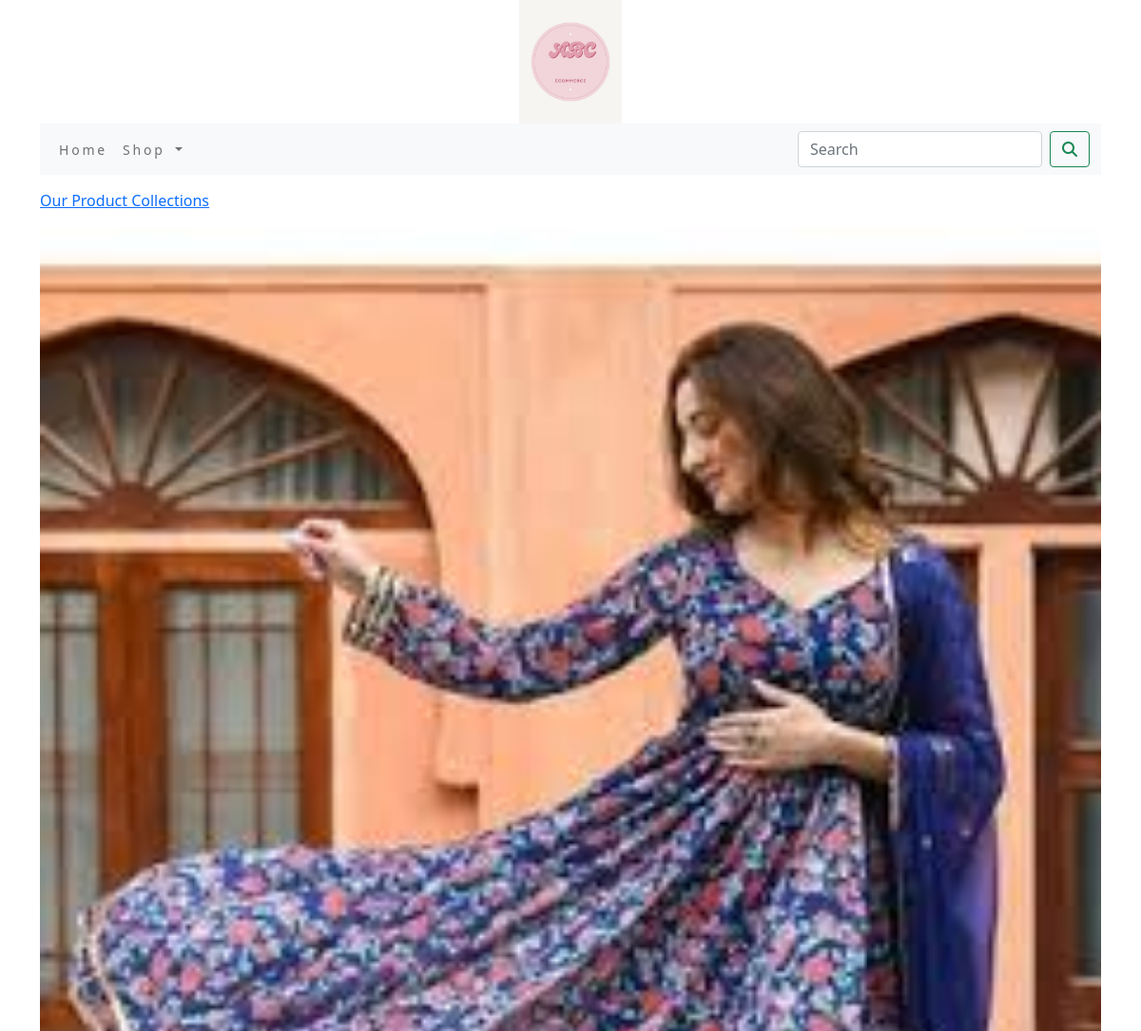
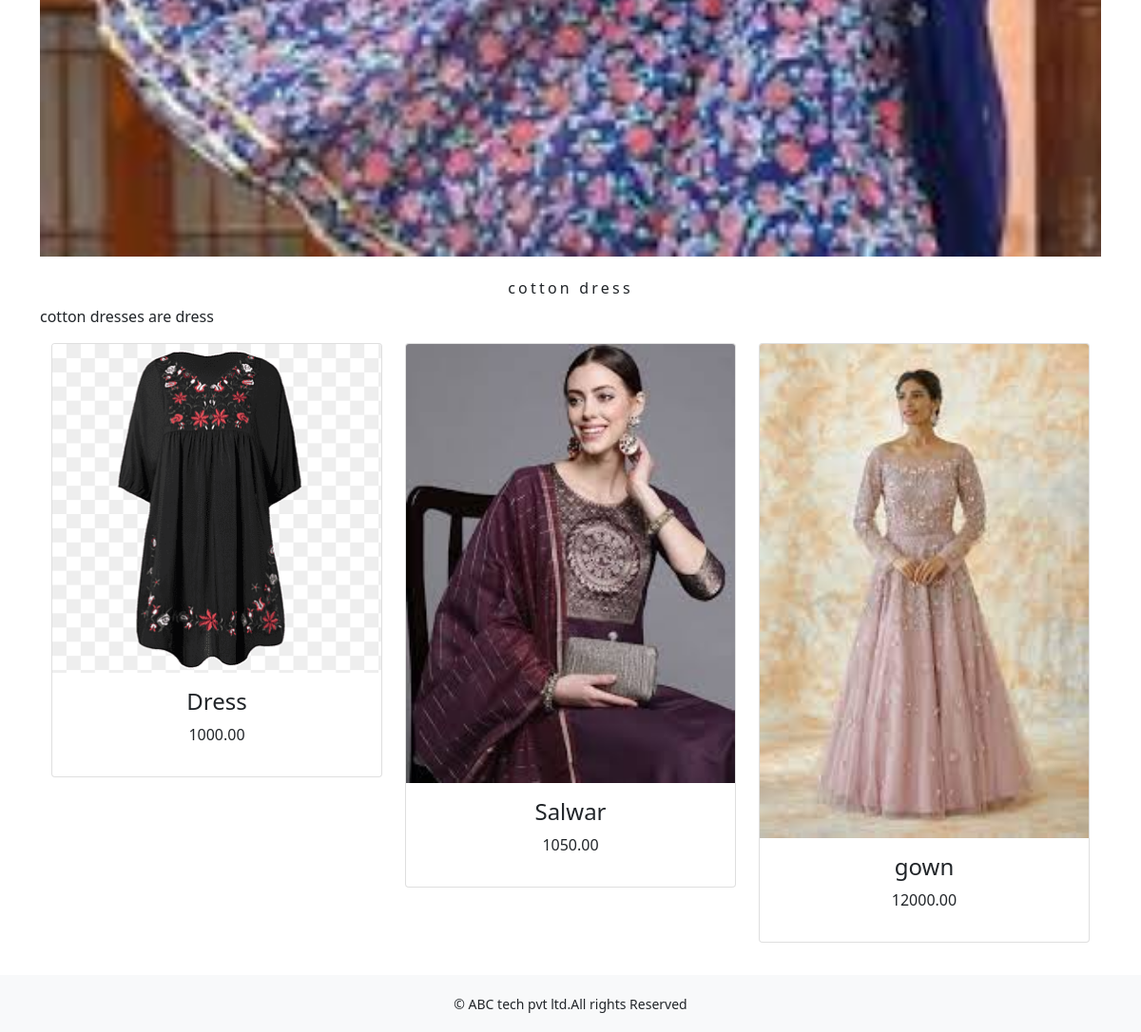
The app's page /shop/cotton-dress/ with its own data (2 pictures, top to bottom).
### shop/models.py (models this page shows, shortened)
class Category(models.Model):
    name=models.CharField(max_length=250,unique=True)
    slug=models.SlugField(max_length=250,unique=True)
    description=models.TextField(blank=True)
    image=models.ImageField(upload_to='category',blank=True)
    class Meta:
        ordering=('name',)
        verbose_name='category'
        verbose_name_plural='categories'
    def get_url(self):
        return reverse('shop:products_by_category',args=[self.slug])

class Product(models.Model):
    name=models.CharField(max_length=250,unique=True)
    slug=models.SlugField(max_length=250,unique=True)
    description=models.TextField(blank=True)
    price=models.DecimalField(max_digits=10,decimal_places=2)
    category=models.ForeignKey(Category,on_delete=models.CASCADE)
    image = models.ImageField(upload_to='product', blank=True)
    stock=models.IntegerField()
    available=models.BooleanField(default=True)
    created=models.DateTimeField(auto_now_add=True)
    updated=models.DateTimeField(auto_now=True)
    def get_url(self):
        return reverse('shop:prodCatdetail',args=[self.category.slug,self.slug])
    class Meta:
        ordering=('name',)
        verbose_name='product'
        verbose_name_plural='products'

### shop/views.py (the view)
# urls.py: path('',views.allProdCat,name='allProdCat'),
def allProdCat(request,c_slug=None):
    c_page=None
    products_list=None
    if c_slug!=None:
        c_page=get_object_or_404(Category,slug=c_slug)
        products_list=Product.objects.all().filter(category=c_page,available=True)
    else:
        products_list=Product.objects.all().filter(available=True)
    paginator=Paginator(products_list,6)
    try:
        page=int(request.GET.get('page','1'))
    except:
        page=1
    try:
        products=paginator.page(page)
    except( EmptyPage,InvalidPage):
        products=paginator.page(paginator.num_pages)
    return render(request,"category.html",{'category':c_page,'products':products})

### cart/context_processors.py (called while the page is built)
def counter(request):
    item_count=0
    if 'admin' in request.path:
        return {}
    else:
        try:
            cart=Cart.objects.filter(cart_id=_cart_id(request))
            car_items=CartItem.objects.all().filter(cart=cart[:1])
            for cart_items in car_items:
                item_count += cart_items.quantity
        except Cart.DoesNotExist:
            item_count =0
    return dict(item_count=item_count)

### cart/views.py (called while the page is built)
def _cart_id(request):
    cart=request.session.session_key
    if not cart:
        cart=request.session.create()
    return cart

### shop/context_processors.py (called while the page is built)
def menu_links(request):
    links=Category.objects.all()
    return dict(links=links)

### templates/category.html (shortened to what this page needs)
{% extends 'base.html' %}
{% load static %}
{% block content %}
{% if category %}
    <div>
        <div class="row my_row_class">
            <div class="mx-auto">
            <p><a href="{% url 'shop:allProdCat' %}">Our Product Collections</a></p>
        </div>
            </div>
    </div>
{% endif %}
<div class="mx_auto">
    {% if category %}
        <img class="my_image" src="{{category.image.url}}" alt="{{category.name}}">
</div>
<br>
<div>
        <h1 class="text-center my_title">{{category.name}}</h1>
        <p class="text-justify">{{category.description}}</p>
</div>
    {% endif %}
<div class="container">
    <div class="row mx_auto">
        {% for product in products.object_list %}
        <div class="my_bottom_margin col-9 col-sm-12 col-md-4  col-lg-4">
            <div class="card text-center" style="min-width:18rem;">
                <a href="{{product.get_url}}"><img class="card-img-top my_image" src="{{product.image.url}}" alt="{{product.name}}"> </a>
            <div class="card-body">
              <h4>{{product.name}}</h4>
                <p>{{product.price}}</p>
            </div>
            </div>
        </div>
        {% endfor %}
    </div>
    <br>
</div>
{% endblock %}

### static/css/custom.css (style rules this page uses)
body { font-family: 'Roboto', sans-serif; }
.my_row_class { padding-top : 15px; }
.my_image { width:100%; height:auto; }
.my_title { font-size:16px; text_transform:uppercase; letter-spacing:.2em; }
.my_bottom_margin { margin-bottom:10px; }

### records on screen
Category: image (picture), name "cotton dress", description "cotton dresses are dress"
Product: image (picture), name "Dress", price "1000.00"
Product: image (picture), name "Salwar", price "1050.00"
Product: image (picture), name "gown", price "12000.00"
